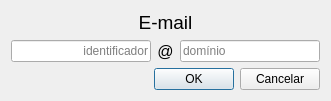
<?xml version="1.0" encoding="UTF-8"?>
<ui version="4.0">
 <class>EmailUI</class>
 <widget class="QDialog" name="EmailUI">
  <property name="geometry">
   <rect>
    <x>0</x>
    <y>0</y>
    <width>331</width>
    <height>100</height>
   </rect>
  </property>
  <property name="windowTitle">
   <string>Dialog</string>
  </property>
  <layout class="QGridLayout" name="gridLayout">
   <item row="0" column="0">
    <widget class="QLabel" name="label">
     <property name="font">
      <font>
       <pointsize>14</pointsize>
      </font>
     </property>
     <property name="text">
      <string>E-mail</string>
     </property>
     <property name="alignment">
      <set>Qt::AlignCenter</set>
     </property>
    </widget>
   </item>
   <item row="1" column="0">
    <layout class="QHBoxLayout" name="horizontalLayout_2">
     <item>
      <widget class="QLineEdit" name="EmailID">
       <property name="alignment">
        <set>Qt::AlignRight|Qt::AlignTrailing|Qt::AlignVCenter</set>
       </property>
       <property name="placeholderText">
        <string>identificador</string>
       </property>
      </widget>
     </item>
     <item>
      <widget class="QLabel" name="label_2">
       <property name="font">
        <font>
         <pointsize>12</pointsize>
        </font>
       </property>
       <property name="text">
        <string>@</string>
       </property>
       <property name="alignment">
        <set>Qt::AlignCenter</set>
       </property>
      </widget>
     </item>
     <item>
      <widget class="QLineEdit" name="EmailDominio">
       <property name="inputMask">
        <string/>
       </property>
       <property name="placeholderText">
        <string>domínio</string>
       </property>
      </widget>
     </item>
    </layout>
   </item>
   <item row="2" column="0">
    <layout class="QHBoxLayout" name="horizontalLayout">
     <item>
      <spacer name="horizontalSpacer">
       <property name="orientation">
        <enum>Qt::Horizontal</enum>
       </property>
       <property name="sizeHint" stdset="0">
        <size>
         <width>40</width>
         <height>20</height>
        </size>
       </property>
      </spacer>
     </item>
     <item>
      <widget class="QPushButton" name="OK">
       <property name="text">
        <string>OK</string>
       </property>
      </widget>
     </item>
     <item>
      <widget class="QPushButton" name="Cancelar">
       <property name="text">
        <string>Cancelar</string>
       </property>
      </widget>
     </item>
    </layout>
   </item>
  </layout>
 </widget>
 <resources/>
 <connections>
  <connection>
   <sender>Cancelar</sender>
   <signal>clicked()</signal>
   <receiver>EmailUI</receiver>
   <slot>reject()</slot>
   <hints>
    <hint type="sourcelabel">
     <x>287</x>
     <y>80</y>
    </hint>
    <hint type="destinationlabel">
     <x>140</x>
     <y>62</y>
    </hint>
   </hints>
  </connection>
 </connections>
</ui>
